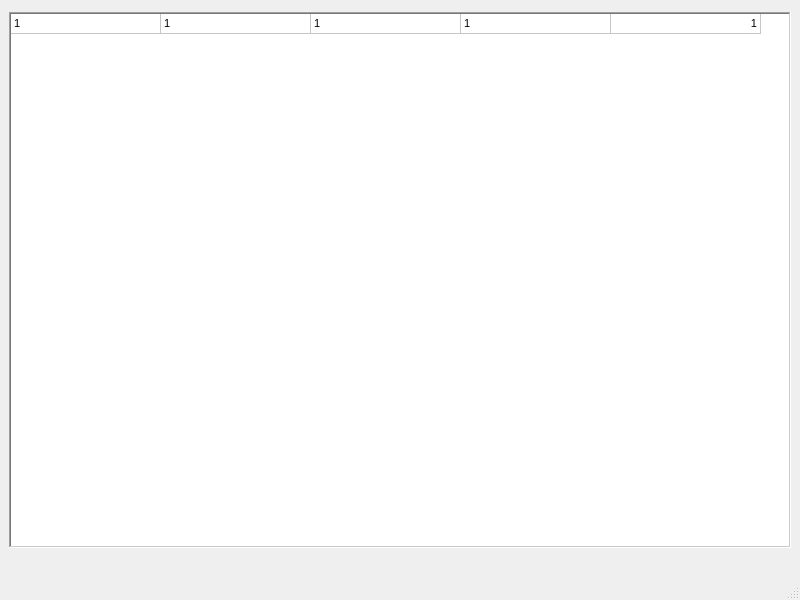
<?xml version="1.0" encoding="UTF-8"?>
<ui version="4.0">
 <class>MainWindow</class>
 <widget class="QMainWindow" name="MainWindow">
  <property name="geometry">
   <rect>
    <x>0</x>
    <y>0</y>
    <width>800</width>
    <height>600</height>
   </rect>
  </property>
  <property name="sizePolicy">
   <sizepolicy hsizetype="Minimum" vsizetype="Minimum">
    <horstretch>0</horstretch>
    <verstretch>0</verstretch>
   </sizepolicy>
  </property>
  <property name="windowTitle">
   <string>MainWindow</string>
  </property>
  <widget class="QWidget" name="centralwidget">
   <property name="sizePolicy">
    <sizepolicy hsizetype="Minimum" vsizetype="Minimum">
     <horstretch>0</horstretch>
     <verstretch>0</verstretch>
    </sizepolicy>
   </property>
   <layout class="QGridLayout" name="gridLayout_2">
    <property name="leftMargin">
     <number>0</number>
    </property>
    <property name="topMargin">
     <number>0</number>
    </property>
    <property name="rightMargin">
     <number>0</number>
    </property>
    <property name="bottomMargin">
     <number>0</number>
    </property>
    <item row="0" column="0">
     <layout class="QGridLayout" name="gridLayout">
      <property name="leftMargin">
       <number>9</number>
      </property>
      <property name="topMargin">
       <number>12</number>
      </property>
      <property name="rightMargin">
       <number>9</number>
      </property>
      <property name="bottomMargin">
       <number>30</number>
      </property>
      <item row="0" column="0">
       <widget class="QTableWidget" name="tableWidget">
        <property name="sizePolicy">
         <sizepolicy hsizetype="Minimum" vsizetype="Minimum">
          <horstretch>0</horstretch>
          <verstretch>0</verstretch>
         </sizepolicy>
        </property>
        <property name="maximumSize">
         <size>
          <width>16777215</width>
          <height>16777215</height>
         </size>
        </property>
        <property name="sizeIncrement">
         <size>
          <width>0</width>
          <height>0</height>
         </size>
        </property>
        <property name="baseSize">
         <size>
          <width>0</width>
          <height>0</height>
         </size>
        </property>
        <property name="font">
         <font>
          <family>MS Shell Dlg 2</family>
          <pointsize>8</pointsize>
         </font>
        </property>
        <property name="focusPolicy">
         <enum>Qt::NoFocus</enum>
        </property>
        <property name="contextMenuPolicy">
         <enum>Qt::NoContextMenu</enum>
        </property>
        <property name="acceptDrops">
         <bool>false</bool>
        </property>
        <property name="layoutDirection">
         <enum>Qt::LeftToRight</enum>
        </property>
        <property name="autoFillBackground">
         <bool>false</bool>
        </property>
        <property name="frameShape">
         <enum>QFrame::WinPanel</enum>
        </property>
        <property name="frameShadow">
         <enum>QFrame::Sunken</enum>
        </property>
        <property name="lineWidth">
         <number>0</number>
        </property>
        <property name="midLineWidth">
         <number>1</number>
        </property>
        <property name="horizontalScrollBarPolicy">
         <enum>Qt::ScrollBarAsNeeded</enum>
        </property>
        <property name="sizeAdjustPolicy">
         <enum>QAbstractScrollArea::AdjustIgnored</enum>
        </property>
        <property name="autoScrollMargin">
         <number>16</number>
        </property>
        <property name="editTriggers">
         <set>QAbstractItemView::NoEditTriggers</set>
        </property>
        <property name="showDropIndicator" stdset="0">
         <bool>true</bool>
        </property>
        <property name="dragEnabled">
         <bool>false</bool>
        </property>
        <property name="dragDropMode">
         <enum>QAbstractItemView::NoDragDrop</enum>
        </property>
        <property name="alternatingRowColors">
         <bool>false</bool>
        </property>
        <property name="selectionMode">
         <enum>QAbstractItemView::ContiguousSelection</enum>
        </property>
        <property name="selectionBehavior">
         <enum>QAbstractItemView::SelectRows</enum>
        </property>
        <property name="verticalScrollMode">
         <enum>QAbstractItemView::ScrollPerItem</enum>
        </property>
        <property name="showGrid">
         <bool>true</bool>
        </property>
        <property name="gridStyle">
         <enum>Qt::SolidLine</enum>
        </property>
        <property name="sortingEnabled">
         <bool>false</bool>
        </property>
        <attribute name="horizontalHeaderVisible">
         <bool>false</bool>
        </attribute>
        <attribute name="horizontalHeaderCascadingSectionResizes">
         <bool>false</bool>
        </attribute>
        <attribute name="horizontalHeaderMinimumSectionSize">
         <number>150</number>
        </attribute>
        <attribute name="horizontalHeaderDefaultSectionSize">
         <number>150</number>
        </attribute>
        <attribute name="horizontalHeaderHighlightSections">
         <bool>true</bool>
        </attribute>
        <attribute name="horizontalHeaderShowSortIndicator" stdset="0">
         <bool>false</bool>
        </attribute>
        <attribute name="horizontalHeaderStretchLastSection">
         <bool>false</bool>
        </attribute>
        <attribute name="verticalHeaderVisible">
         <bool>false</bool>
        </attribute>
        <attribute name="verticalHeaderCascadingSectionResizes">
         <bool>false</bool>
        </attribute>
        <attribute name="verticalHeaderMinimumSectionSize">
         <number>10</number>
        </attribute>
        <attribute name="verticalHeaderDefaultSectionSize">
         <number>20</number>
        </attribute>
        <attribute name="verticalHeaderHighlightSections">
         <bool>false</bool>
        </attribute>
        <attribute name="verticalHeaderShowSortIndicator" stdset="0">
         <bool>true</bool>
        </attribute>
        <attribute name="verticalHeaderStretchLastSection">
         <bool>false</bool>
        </attribute>
        <row>
         <property name="text">
          <string/>
         </property>
         <property name="font">
          <font>
           <family>MS Shell Dlg 2</family>
           <pointsize>8</pointsize>
           <kerning>true</kerning>
          </font>
         </property>
         <property name="textAlignment">
          <set>AlignLeading|AlignTop</set>
         </property>
         <property name="background">
          <color>
           <red>236</red>
           <green>236</green>
           <blue>236</blue>
          </color>
         </property>
         <property name="foreground">
          <brush brushstyle="NoBrush">
           <color alpha="255">
            <red>245</red>
            <green>245</green>
            <blue>245</blue>
           </color>
          </brush>
         </property>
        </row>
        <column>
         <property name="text">
          <string>Фамилия</string>
         </property>
         <property name="font">
          <font>
           <family>MS Shell Dlg 2</family>
           <pointsize>8</pointsize>
           <weight>75</weight>
           <bold>true</bold>
           <kerning>false</kerning>
          </font>
         </property>
         <property name="textAlignment">
          <set>AlignLeading|AlignTop</set>
         </property>
         <property name="background">
          <color>
           <red>208</red>
           <green>218</green>
           <blue>200</blue>
          </color>
         </property>
        </column>
        <column>
         <property name="text">
          <string>Имя</string>
         </property>
         <property name="font">
          <font>
           <family>MS Shell Dlg 2</family>
           <pointsize>8</pointsize>
           <weight>75</weight>
           <bold>true</bold>
           <kerning>false</kerning>
          </font>
         </property>
         <property name="textAlignment">
          <set>AlignLeading|AlignTop</set>
         </property>
         <property name="background">
          <color>
           <red>208</red>
           <green>218</green>
           <blue>200</blue>
          </color>
         </property>
        </column>
        <column>
         <property name="text">
          <string>Отчество</string>
         </property>
         <property name="font">
          <font>
           <family>MS Shell Dlg 2</family>
           <pointsize>8</pointsize>
           <weight>75</weight>
           <bold>true</bold>
           <kerning>false</kerning>
          </font>
         </property>
         <property name="textAlignment">
          <set>AlignLeading|AlignTop</set>
         </property>
         <property name="background">
          <color>
           <red>208</red>
           <green>218</green>
           <blue>200</blue>
          </color>
         </property>
        </column>
        <column>
         <property name="text">
          <string>Удостоверение</string>
         </property>
         <property name="font">
          <font>
           <family>MS Shell Dlg 2</family>
           <pointsize>8</pointsize>
           <weight>75</weight>
           <bold>true</bold>
           <kerning>false</kerning>
          </font>
         </property>
         <property name="textAlignment">
          <set>AlignLeading|AlignTop</set>
         </property>
         <property name="background">
          <color>
           <red>208</red>
           <green>218</green>
           <blue>200</blue>
          </color>
         </property>
        </column>
        <column>
         <property name="text">
          <string>Класс</string>
         </property>
         <property name="font">
          <font>
           <family>MS Shell Dlg 2</family>
           <pointsize>8</pointsize>
           <weight>75</weight>
           <bold>true</bold>
           <kerning>false</kerning>
          </font>
         </property>
         <property name="textAlignment">
          <set>AlignLeading|AlignTop</set>
         </property>
         <property name="background">
          <color>
           <red>208</red>
           <green>218</green>
           <blue>200</blue>
          </color>
         </property>
        </column>
        <item row="0" column="0">
         <property name="text">
          <string>1</string>
         </property>
         <property name="font">
          <font>
           <family>MS Shell Dlg 2</family>
           <pointsize>8</pointsize>
           <stylestrategy>PreferDefault</stylestrategy>
           <kerning>true</kerning>
          </font>
         </property>
         <property name="textAlignment">
          <set>AlignLeading|AlignVCenter</set>
         </property>
         <property name="flags">
          <set>ItemIsSelectable|ItemIsEditable|ItemIsDragEnabled|ItemIsDropEnabled|ItemIsUserCheckable|ItemIsEnabled|ItemIsTristate</set>
         </property>
        </item>
        <item row="0" column="1">
         <property name="text">
          <string>1</string>
         </property>
         <property name="font">
          <font>
           <family>MS Shell Dlg 2</family>
           <pointsize>8</pointsize>
           <stylestrategy>PreferDefault</stylestrategy>
          </font>
         </property>
         <property name="textAlignment">
          <set>AlignLeading|AlignVCenter</set>
         </property>
        </item>
        <item row="0" column="2">
         <property name="text">
          <string>1</string>
         </property>
         <property name="font">
          <font>
           <family>MS Shell Dlg 2</family>
           <pointsize>8</pointsize>
          </font>
         </property>
         <property name="textAlignment">
          <set>AlignLeading|AlignVCenter</set>
         </property>
        </item>
        <item row="0" column="3">
         <property name="text">
          <string>1</string>
         </property>
         <property name="font">
          <font>
           <family>MS Shell Dlg 2</family>
           <pointsize>8</pointsize>
          </font>
         </property>
         <property name="textAlignment">
          <set>AlignLeading|AlignVCenter</set>
         </property>
        </item>
        <item row="0" column="4">
         <property name="text">
          <string>1</string>
         </property>
         <property name="font">
          <font>
           <family>MS Shell Dlg 2</family>
           <pointsize>8</pointsize>
          </font>
         </property>
         <property name="textAlignment">
          <set>AlignTrailing|AlignVCenter</set>
         </property>
        </item>
       </widget>
      </item>
     </layout>
    </item>
   </layout>
  </widget>
  <widget class="QStatusBar" name="statusbar"/>
 </widget>
 <resources/>
 <connections/>
</ui>
